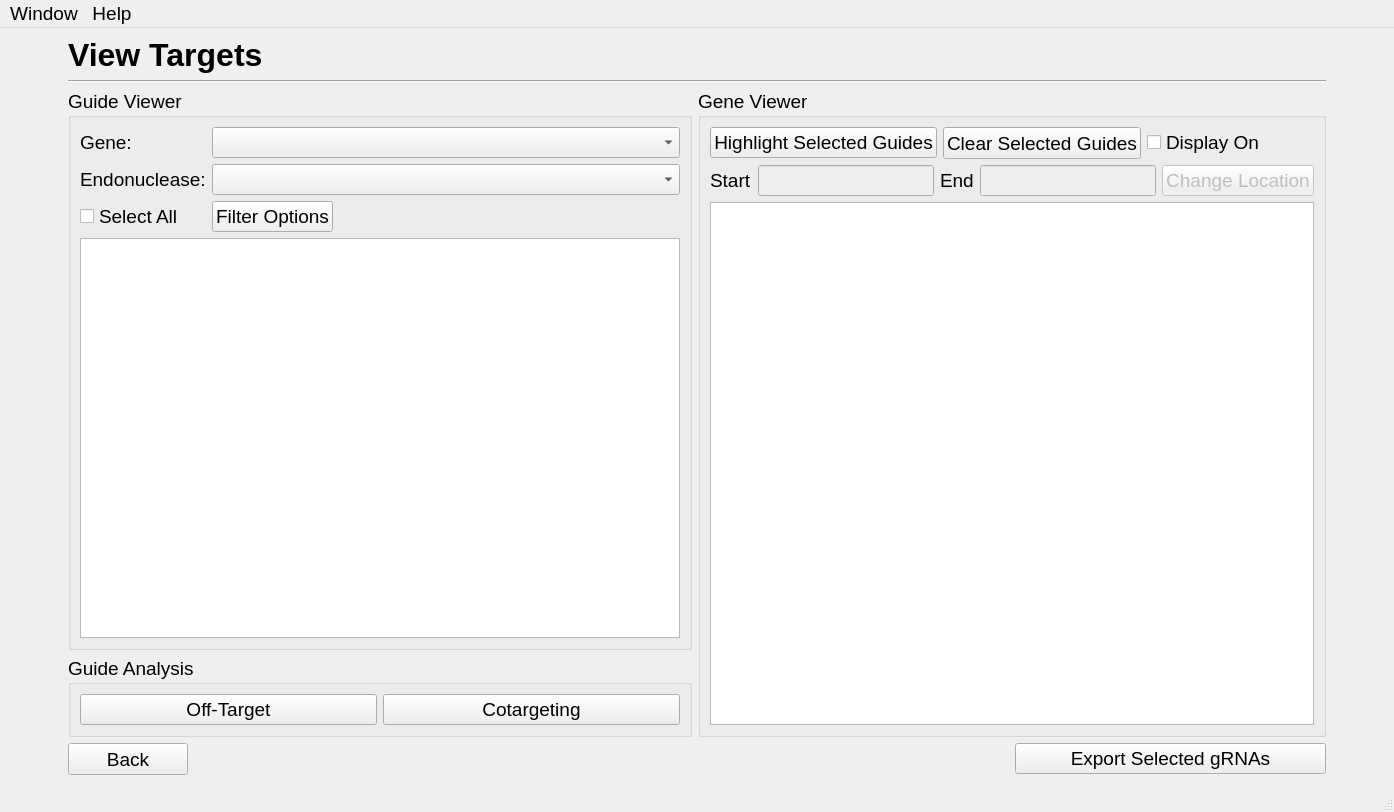
<?xml version="1.0" encoding="UTF-8"?>
<ui version="4.0">
 <class>MainWindow</class>
 <widget class="QMainWindow" name="MainWindow">
  <property name="geometry">
   <rect>
    <x>0</x>
    <y>0</y>
    <width>1394</width>
    <height>776</height>
   </rect>
  </property>
  <property name="font">
   <font>
    <family>Arial</family>
    <pointsize>14</pointsize>
   </font>
  </property>
  <property name="windowTitle">
   <string>Results</string>
  </property>
  <widget class="QWidget" name="centralwidget">
   <layout class="QGridLayout" name="gridLayout_2">
    <item row="10" column="4">
     <widget class="QPushButton" name="export_button">
      <property name="minimumSize">
       <size>
        <width>150</width>
        <height>0</height>
       </size>
      </property>
      <property name="maximumSize">
       <size>
        <width>16777215</width>
        <height>16777215</height>
       </size>
      </property>
      <property name="font">
       <font>
        <family>Arial</family>
        <pointsize>14</pointsize>
       </font>
      </property>
      <property name="toolTip">
       <string>Export selected guides to a CSV file.</string>
      </property>
      <property name="text">
       <string>Export Selected gRNAs</string>
      </property>
     </widget>
    </item>
    <item row="1" column="1" colspan="4">
     <widget class="Line" name="line">
      <property name="orientation">
       <enum>Qt::Horizontal</enum>
      </property>
     </widget>
    </item>
    <item row="9" column="1" colspan="2">
     <widget class="QGroupBox" name="guide_analysis">
      <property name="sizePolicy">
       <sizepolicy hsizetype="Minimum" vsizetype="Preferred">
        <horstretch>0</horstretch>
        <verstretch>0</verstretch>
       </sizepolicy>
      </property>
      <property name="title">
       <string>Guide Analysis</string>
      </property>
      <layout class="QGridLayout" name="gridLayout">
       <item row="0" column="0">
        <widget class="QPushButton" name="off_target_button">
         <property name="font">
          <font>
           <family>Arial</family>
           <pointsize>14</pointsize>
          </font>
         </property>
         <property name="toolTip">
          <string>Perform off-target analysis on the selected guides.</string>
         </property>
         <property name="text">
          <string>Off-Target</string>
         </property>
        </widget>
       </item>
       <item row="0" column="1">
        <widget class="QPushButton" name="cotargeting_button">
         <property name="font">
          <font>
           <family>Arial</family>
           <pointsize>14</pointsize>
          </font>
         </property>
         <property name="toolTip">
          <string>&lt;html&gt;&lt;head/&gt;&lt;body&gt;&lt;p&gt;Determine guides with synergistic PAMs (Ex. saCas9 and spCas9 compatible guides). &lt;span style=&quot; font-weight:600;&quot;&gt;Note:&lt;/span&gt; to analyze an organism for cotargeting guides, separate CSPR files must be generated for each additional endonuclease.&lt;/p&gt;&lt;/body&gt;&lt;/html&gt;</string>
         </property>
         <property name="text">
          <string>Cotargeting</string>
         </property>
        </widget>
       </item>
      </layout>
     </widget>
    </item>
    <item row="2" column="1" rowspan="7" colspan="2">
     <widget class="QGroupBox" name="guide_viewer">
      <property name="title">
       <string>Guide Viewer</string>
      </property>
      <layout class="QGridLayout" name="gridLayout_3">
       <item row="4" column="0" colspan="3">
        <widget class="QTableWidget" name="targetTable">
         <property name="minimumSize">
          <size>
           <width>600</width>
           <height>400</height>
          </size>
         </property>
         <property name="maximumSize">
          <size>
           <width>100000</width>
           <height>100000</height>
          </size>
         </property>
         <property name="font">
          <font>
           <family>Arial</family>
           <pointsize>14</pointsize>
          </font>
         </property>
         <property name="verticalScrollMode">
          <enum>QAbstractItemView::ScrollPerPixel</enum>
         </property>
         <property name="horizontalScrollMode">
          <enum>QAbstractItemView::ScrollPerPixel</enum>
         </property>
        </widget>
       </item>
       <item row="0" column="0">
        <widget class="QLabel" name="geneLabel">
         <property name="minimumSize">
          <size>
           <width>0</width>
           <height>0</height>
          </size>
         </property>
         <property name="maximumSize">
          <size>
           <width>50</width>
           <height>16777215</height>
          </size>
         </property>
         <property name="font">
          <font>
           <family>Arial</family>
           <pointsize>14</pointsize>
           <weight>50</weight>
           <italic>false</italic>
           <bold>false</bold>
          </font>
         </property>
         <property name="styleSheet">
          <string notr="true"/>
         </property>
         <property name="text">
          <string>Gene:</string>
         </property>
        </widget>
       </item>
       <item row="3" column="0">
        <widget class="QCheckBox" name="checkBoxSelectAll">
         <property name="font">
          <font>
           <family>Arial</family>
           <pointsize>14</pointsize>
          </font>
         </property>
         <property name="text">
          <string>Select All</string>
         </property>
        </widget>
       </item>
       <item row="1" column="0">
        <widget class="QLabel" name="endoLabel">
         <property name="font">
          <font>
           <family>Arial</family>
           <pointsize>14</pointsize>
          </font>
         </property>
         <property name="styleSheet">
          <string notr="true"/>
         </property>
         <property name="text">
          <string>Endonuclease:</string>
         </property>
        </widget>
       </item>
       <item row="3" column="1" alignment="Qt::AlignLeft">
        <widget class="QPushButton" name="filter_options_button">
         <property name="maximumSize">
          <size>
           <width>250</width>
           <height>16777215</height>
          </size>
         </property>
         <property name="font">
          <font>
           <family>Arial</family>
           <pointsize>14</pointsize>
          </font>
         </property>
         <property name="toolTip">
          <string>Additional options for filtering the Guide Viewer Table.</string>
         </property>
         <property name="text">
          <string>Filter Options</string>
         </property>
        </widget>
       </item>
       <item row="1" column="1" colspan="2">
        <widget class="QComboBox" name="endonucleaseBox">
         <property name="minimumSize">
          <size>
           <width>250</width>
           <height>0</height>
          </size>
         </property>
         <property name="maximumSize">
          <size>
           <width>4000</width>
           <height>32</height>
          </size>
         </property>
         <property name="font">
          <font>
           <family>Arial</family>
           <pointsize>14</pointsize>
          </font>
         </property>
        </widget>
       </item>
       <item row="0" column="1" colspan="2">
        <widget class="QComboBox" name="comboBoxGene">
         <property name="minimumSize">
          <size>
           <width>250</width>
           <height>0</height>
          </size>
         </property>
         <property name="maximumSize">
          <size>
           <width>4000</width>
           <height>32</height>
          </size>
         </property>
        </widget>
       </item>
      </layout>
     </widget>
    </item>
    <item row="2" column="3" rowspan="8" colspan="2">
     <widget class="QGroupBox" name="gene_viewer">
      <property name="sizePolicy">
       <sizepolicy hsizetype="Minimum" vsizetype="Preferred">
        <horstretch>0</horstretch>
        <verstretch>0</verstretch>
       </sizepolicy>
      </property>
      <property name="toolTip">
       <string>&lt;html&gt;&lt;head/&gt;&lt;body&gt;&lt;p&gt;Gene Viewer shows where each gRNA falls within the selected gene. To use, check &amp;quot;Display On,&amp;quot; Select guides from the table, and click &amp;quot;Highlight Selected Guides.&amp;quot; UPPERCASE nucleotides belong to the gene sequence and lowercase nucleotides belong to regions outside of the gene, which are included to account for gRNAs whose PAMs/cut sites fall within the gene, but other parts of the sequence falls outside the gene.&lt;/p&gt;&lt;p&gt;&lt;br/&gt;&lt;span style=&quot; color:#108040;&quot;&gt;Green highlights&lt;/span&gt; = +ve sense&lt;/p&gt;&lt;p&gt;&lt;span style=&quot; color:#fc0107;&quot;&gt;Red highlights&lt;/span&gt; = -ve sense.&lt;/p&gt;&lt;/body&gt;&lt;/html&gt;</string>
      </property>
      <property name="title">
       <string>Gene Viewer</string>
      </property>
      <layout class="QGridLayout" name="gridLayout_5">
       <item row="3" column="1" colspan="3">
        <widget class="QTextEdit" name="geneViewer">
         <property name="sizePolicy">
          <sizepolicy hsizetype="Minimum" vsizetype="Expanding">
           <horstretch>0</horstretch>
           <verstretch>0</verstretch>
          </sizepolicy>
         </property>
         <property name="minimumSize">
          <size>
           <width>0</width>
           <height>0</height>
          </size>
         </property>
         <property name="maximumSize">
          <size>
           <width>100000</width>
           <height>121212</height>
          </size>
         </property>
        </widget>
       </item>
       <item row="1" column="1" colspan="3">
        <layout class="QHBoxLayout" name="horizontalLayout">
         <item>
          <widget class="QLabel" name="startlabel">
           <property name="minimumSize">
            <size>
             <width>0</width>
             <height>0</height>
            </size>
           </property>
           <property name="maximumSize">
            <size>
             <width>16777215</width>
             <height>16777215</height>
            </size>
           </property>
           <property name="font">
            <font>
             <family>Arial</family>
             <pointsize>14</pointsize>
            </font>
           </property>
           <property name="text">
            <string>Start</string>
           </property>
          </widget>
         </item>
         <item>
          <widget class="QLineEdit" name="lineEditStart">
           <property name="enabled">
            <bool>false</bool>
           </property>
           <property name="minimumSize">
            <size>
             <width>0</width>
             <height>0</height>
            </size>
           </property>
           <property name="maximumSize">
            <size>
             <width>12341234</width>
             <height>16777215</height>
            </size>
           </property>
          </widget>
         </item>
         <item>
          <widget class="QLabel" name="endLabel">
           <property name="font">
            <font>
             <family>Arial</family>
             <pointsize>14</pointsize>
            </font>
           </property>
           <property name="text">
            <string>End</string>
           </property>
          </widget>
         </item>
         <item>
          <widget class="QLineEdit" name="lineEditEnd">
           <property name="enabled">
            <bool>false</bool>
           </property>
           <property name="minimumSize">
            <size>
             <width>0</width>
             <height>0</height>
            </size>
           </property>
           <property name="maximumSize">
            <size>
             <width>16777215</width>
             <height>16777215</height>
            </size>
           </property>
          </widget>
         </item>
         <item>
          <widget class="QPushButton" name="change_start_end_button">
           <property name="enabled">
            <bool>false</bool>
           </property>
           <property name="minimumSize">
            <size>
             <width>0</width>
             <height>0</height>
            </size>
           </property>
           <property name="maximumSize">
            <size>
             <width>16777215</width>
             <height>32</height>
            </size>
           </property>
           <property name="font">
            <font>
             <family>Arial</family>
             <pointsize>14</pointsize>
            </font>
           </property>
           <property name="toolTip">
            <string>&lt;html&gt;&lt;head/&gt;&lt;body&gt;&lt;p&gt;This button changes the start and end location of the Gene Viewer sequence.&lt;/p&gt;&lt;/body&gt;&lt;/html&gt;</string>
           </property>
           <property name="text">
            <string>Change Location</string>
           </property>
          </widget>
         </item>
        </layout>
       </item>
       <item row="0" column="1">
        <widget class="QPushButton" name="highlight_gene_viewer_button">
         <property name="minimumSize">
          <size>
           <width>0</width>
           <height>0</height>
          </size>
         </property>
         <property name="maximumSize">
          <size>
           <width>16777215</width>
           <height>16777215</height>
          </size>
         </property>
         <property name="font">
          <font>
           <family>Arial</family>
           <pointsize>14</pointsize>
          </font>
         </property>
         <property name="toolTip">
          <string>&lt;html&gt;&lt;head/&gt;&lt;body&gt;&lt;p&gt;This button will highlight the sequences in the Gene Viewer that match the sequences selected in the table.&lt;/p&gt;&lt;/body&gt;&lt;/html&gt;</string>
         </property>
         <property name="text">
          <string>Highlight Selected Guides</string>
         </property>
        </widget>
       </item>
       <item row="0" column="2">
        <widget class="QPushButton" name="clear_gene_viewer_button">
         <property name="minimumSize">
          <size>
           <width>0</width>
           <height>32</height>
          </size>
         </property>
         <property name="font">
          <font>
           <family>Arial</family>
           <pointsize>14</pointsize>
          </font>
         </property>
         <property name="toolTip">
          <string>This button clears all highlighted guides from the gene viewer box.</string>
         </property>
         <property name="text">
          <string>Clear Selected Guides</string>
         </property>
        </widget>
       </item>
       <item row="0" column="3">
        <widget class="QCheckBox" name="displayGeneViewer">
         <property name="enabled">
          <bool>true</bool>
         </property>
         <property name="minimumSize">
          <size>
           <width>0</width>
           <height>0</height>
          </size>
         </property>
         <property name="maximumSize">
          <size>
           <width>12341234</width>
           <height>16777215</height>
          </size>
         </property>
         <property name="font">
          <font>
           <family>Arial</family>
           <pointsize>14</pointsize>
          </font>
         </property>
         <property name="text">
          <string>Display On</string>
         </property>
        </widget>
       </item>
      </layout>
     </widget>
    </item>
    <item row="0" column="1" colspan="4">
     <widget class="QLabel" name="label_4">
      <property name="sizePolicy">
       <sizepolicy hsizetype="Preferred" vsizetype="Minimum">
        <horstretch>0</horstretch>
        <verstretch>0</verstretch>
       </sizepolicy>
      </property>
      <property name="minimumSize">
       <size>
        <width>0</width>
        <height>0</height>
       </size>
      </property>
      <property name="maximumSize">
       <size>
        <width>16777215</width>
        <height>40</height>
       </size>
      </property>
      <property name="font">
       <font>
        <family>Arial</family>
       </font>
      </property>
      <property name="text">
       <string>&lt;html&gt;&lt;head/&gt;&lt;body&gt;&lt;p&gt;&lt;span style=&quot; font-size:24pt; font-weight:600;&quot;&gt;View Targets&lt;/span&gt;&lt;/p&gt;&lt;/body&gt;&lt;/html&gt;</string>
      </property>
      <property name="scaledContents">
       <bool>true</bool>
      </property>
      <property name="margin">
       <number>1</number>
      </property>
      <property name="indent">
       <number>-1</number>
      </property>
     </widget>
    </item>
    <item row="10" column="1">
     <widget class="QPushButton" name="back_button">
      <property name="minimumSize">
       <size>
        <width>120</width>
        <height>32</height>
       </size>
      </property>
      <property name="maximumSize">
       <size>
        <width>90</width>
        <height>32</height>
       </size>
      </property>
      <property name="font">
       <font>
        <family>Arial</family>
        <pointsize>14</pointsize>
       </font>
      </property>
      <property name="text">
       <string>Back</string>
      </property>
     </widget>
    </item>
    <item row="2" column="0">
     <widget class="QLabel" name="label_3">
      <property name="minimumSize">
       <size>
        <width>50</width>
        <height>0</height>
       </size>
      </property>
      <property name="text">
       <string/>
      </property>
     </widget>
    </item>
    <item row="2" column="5">
     <widget class="QLabel" name="label_5">
      <property name="minimumSize">
       <size>
        <width>50</width>
        <height>0</height>
       </size>
      </property>
      <property name="text">
       <string/>
      </property>
     </widget>
    </item>
   </layout>
   <widget class="QLabel" name="label">
    <property name="geometry">
     <rect>
      <x>12</x>
      <y>423</y>
      <width>50</width>
      <height>98</height>
     </rect>
    </property>
    <property name="minimumSize">
     <size>
      <width>50</width>
      <height>0</height>
     </size>
    </property>
    <property name="maximumSize">
     <size>
      <width>50</width>
      <height>16777215</height>
     </size>
    </property>
    <property name="text">
     <string/>
    </property>
   </widget>
   <widget class="QLabel" name="label_2">
    <property name="geometry">
     <rect>
      <x>1020</x>
      <y>537</y>
      <width>50</width>
      <height>98</height>
     </rect>
    </property>
    <property name="minimumSize">
     <size>
      <width>50</width>
      <height>0</height>
     </size>
    </property>
    <property name="maximumSize">
     <size>
      <width>50</width>
      <height>16777215</height>
     </size>
    </property>
    <property name="text">
     <string/>
    </property>
   </widget>
  </widget>
  <widget class="QMenuBar" name="menubar">
   <property name="geometry">
    <rect>
     <x>0</x>
     <y>0</y>
     <width>1394</width>
     <height>21</height>
    </rect>
   </property>
   <widget class="QMenu" name="menuWindow">
    <property name="font">
     <font>
      <family>Arial</family>
      <pointsize>14</pointsize>
     </font>
    </property>
    <property name="title">
     <string>Window</string>
    </property>
   </widget>
   <widget class="QMenu" name="menuHelp">
    <property name="title">
     <string>Help</string>
    </property>
    <addaction name="actionDocumentation"/>
   </widget>
   <addaction name="menuWindow"/>
   <addaction name="menuHelp"/>
  </widget>
  <widget class="QStatusBar" name="statusbar"/>
  <action name="actionScore_Settings">
   <property name="text">
    <string>Score Settings</string>
   </property>
   <property name="font">
    <font>
     <pointsize>14</pointsize>
    </font>
   </property>
  </action>
  <action name="actionDesign_Repair_Oligos">
   <property name="text">
    <string>Design Repair Oligos...</string>
   </property>
  </action>
  <action name="actionOff_Target_Analysis">
   <property name="text">
    <string>Off-Target Analysis</string>
   </property>
  </action>
  <action name="actionNew">
   <property name="text">
    <string>New</string>
   </property>
   <property name="font">
    <font>
     <family>Arial</family>
     <pointsize>14</pointsize>
    </font>
   </property>
  </action>
  <action name="actionOpen">
   <property name="text">
    <string>Open</string>
   </property>
  </action>
  <action name="actionOpen_Recent">
   <property name="text">
    <string>Open Recent</string>
   </property>
  </action>
  <action name="actionSave">
   <property name="text">
    <string>Save</string>
   </property>
  </action>
  <action name="actionReset">
   <property name="text">
    <string>Reset</string>
   </property>
  </action>
  <action name="actionDocumentation">
   <property name="text">
    <string>Documentation..</string>
   </property>
   <property name="font">
    <font>
     <family>Arial</family>
     <pointsize>14</pointsize>
    </font>
   </property>
  </action>
  <action name="actionExport">
   <property name="text">
    <string>Export</string>
   </property>
  </action>
  <action name="actionCoTargeting">
   <property name="text">
    <string>Cotargeting</string>
   </property>
  </action>
  <action name="actionTo_CSV">
   <property name="text">
    <string>To CSV</string>
   </property>
  </action>
 </widget>
 <resources/>
 <connections/>
</ui>
